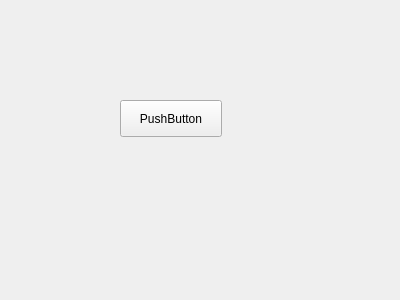
<?xml version="1.0" encoding="UTF-8"?>
<ui version="4.0">
 <class>Widget</class>
 <widget class="QWidget" name="Widget">
  <property name="geometry">
   <rect>
    <x>0</x>
    <y>0</y>
    <width>400</width>
    <height>300</height>
   </rect>
  </property>
  <property name="windowTitle">
   <string>Widget</string>
  </property>
  <widget class="QPushButton" name="pushButton">
   <property name="geometry">
    <rect>
     <x>120</x>
     <y>100</y>
     <width>102</width>
     <height>37</height>
    </rect>
   </property>
   <property name="text">
    <string>PushButton</string>
   </property>
  </widget>
 </widget>
 <layoutdefault spacing="6" margin="11"/>
 <resources/>
 <connections/>
</ui>
